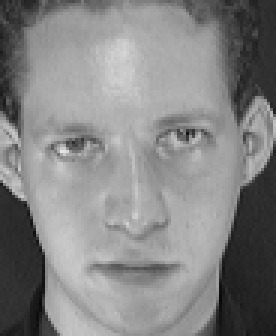
#> input picture yc704_HW9/Script/FACESdata/s1/1.pgm, 92 x 112 px (shown 3 times larger); its folder holds 3 pictures in this run
$ python eigenfaces.py
#> lines starting #> are read from the running program, lines starting #| are printed output that depends on the picture
#!/usr/bin/env python
# -*- coding: utf-8 -*-

import numpy as np
from numpy import linalg as LA
from PIL import Image
import os
import matplotlib.image as mpimg
import matplotlib.pyplot as plt


def get_image_path():

	path = os.getcwd()# get folder in system path
	facedata_folder = os.listdir("FACESdata")#s1-s40 as list

	# mac folder log issue
	if ".DS_Store" in facedata_folder:
		facedata_folder.remove(".DS_Store")
	else:
		pass

	images_list = []
	for i in range(len(facedata_folder)):
	#read s1 - s40
		image_path = path + "/FACESdata" + "/" + facedata_folder[i]
		images = os.listdir(image_path)

		for j in range(len(images)):
		#read all images
			image_fullpath = image_path + "/" + images[j]
			images_list.append(image_fullpath)


	return images_list


def FaceMatrix(images_list):

	img1 = Image.open(images_list[0]).convert('L')
#> img1 is the input picture: PIL image 92x112 L; min 7, max 232, mean 132.6
	imagearray1 = np.array(img1)
	flat1 = imagearray1.ravel()
#> flat1 = 10304 values, max 232 at index 4620, min 7 at index 9273, mean 132.6
	facematrix = np.matrix(flat1)
	#facematrix = facevector1

	for i in range(1,len(images_list)):
		img = Image.open(images_list[i]).convert('L')
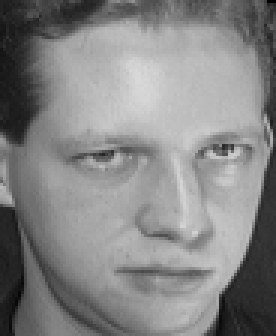
#> input picture yc704_HW9/Script/FACESdata/s1/10.pgm, 92 x 112 px (shown 3 times larger)
#> img is the input picture: PIL image 92x112 L; min 1, max 217, mean 132.8
		imagearray = np.array(img)
		flat = imagearray.ravel()
#> flat = 10304 values, max 217 at index 2438, min 1 at index 89, mean 132.8
		facevector = np.matrix(flat)
		facematrix = np.r_[facematrix, facevector]


	facematrix_T = np.transpose(facematrix)

	return facematrix_T


def mean_face(ImageMatrix):

	row = ImageMatrix.shape[0]
#> row = 10304

	average = []
	for i in range(row):
		average.append(np.mean(ImageMatrix[i,:]))
#> after the loop, average = 10304 values, max 189.8 at index 3075, min 25 at index 7734, mean 126.4

	np_average = np.array(average)
#> np_average has the same summary as average
	np_average = np.reshape(np_average, (112,92))
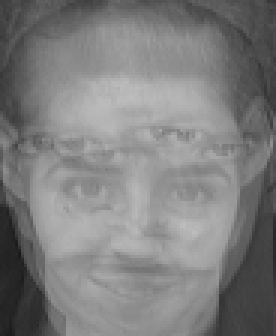
#> np_average: shape (112, 92) float64 (shown 3 times larger); min 25, max 189.8, mean 126.4
	#print(np_average.shape)
	path = os.getcwd()
	figpath = path + '/first5/'
	im = Image.fromarray(np.uint8(np_average),'L')
	#print(np_average)
	im.save(figpath + 'meanface.jpg')


def normalize(ImageMatrix):

	row = ImageMatrix.shape[0]
#> row = 10304
	#print(ImageMatrix.shape)

	normalized_ImageMatrix = []

	for j in range(row):
		normalized_ImageMatrix.append(ImageMatrix[j,:]-np.mean(ImageMatrix[j,:]))#row - row
#> after the loop, normalized_ImageMatrix = 10304 items, first 6: [[-24.5, -29.5, -20.5, 74.5]], [[-21.75, -31.75, -15.75, 69.25]], [[-12.5, -32.5, -24.5, 69.5]], [[-29.25, -34.25, -8.25, 71.75]], [[-17.25, -40.25, -0.25, 57.75]], [[-28.5, -36.5, 6.5, 58.5]]

	normalized_ImageMatrix = np.array(normalized_ImageMatrix)
#> (the run stopped early here; a loop or call above may not have finished)
